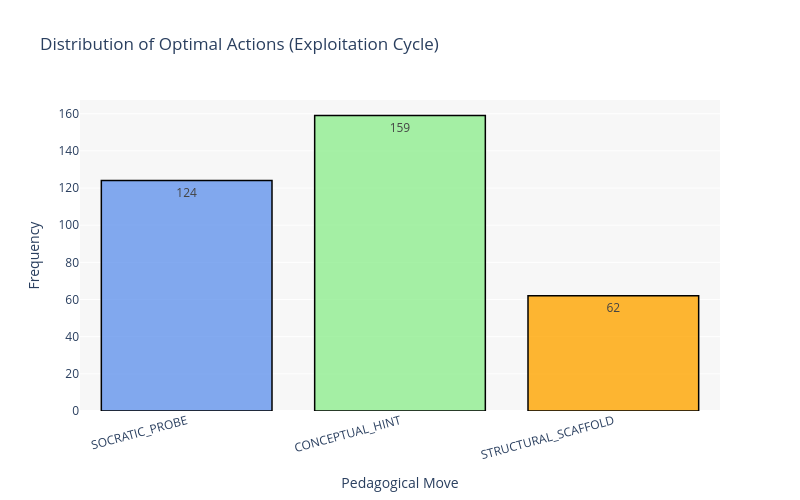

The cell this chart's notebook holds for it:
### Markdown cell above
# Graph 10.2: Action with Highest Predicted Reward

### Code cell
# Extract best actions from predicted rewards
pred_columns = ['pred_reward_SOCRATIC_PROBE', 'pred_reward_CONCEPTUAL_HINT', 'pred_reward_STRUCTURAL_SCAFFOLD']
df_with_preds = df_memory[pred_columns].dropna()

if len(df_with_preds) > 0:
    # Find which action had the highest predicted reward for each row
    best_actions = df_with_preds.idxmax(axis=1).str.replace('pred_reward_', '')
    best_action_counts = best_actions.value_counts()
    best_action_counts = best_action_counts.reindex([a for a in action_order if a in best_action_counts.index])
    
    # Create visualization
    fig = go.Figure(data=[
        go.Bar(
            x=best_action_counts.index,
            y=best_action_counts.values,
            marker=dict(
                color=[action_colors.get(action, 'gray') for action in best_action_counts.index],
                line=dict(color='black', width=1.5)
            ),
            text=best_action_counts.values,
            textposition='auto',
            hovertemplate='<b>%{x}</b><br>Count: %{y}<extra></extra>'
        )
    ])
    
    fig.update_layout(
        title="Distribution of Optimal Actions (Exploitation Cycle)",
        xaxis_title="Pedagogical Move",
        yaxis_title="Frequency",
        plot_bgcolor='rgba(240, 240, 240, 0.5)',
        height=500,
        width=800,
        font=dict(size=12),
        showlegend=False,
        xaxis=dict(tickangle=-15)
    )
    
    fig.show()
    
    # Print statistics
    print(f"\nHighest Predicted Reward Action Statistics:")
    print(f"Rows with predictions: {len(df_with_preds)}")
    print(f"\nCounts:")
    for action, count in best_action_counts.items():
        pct = (count / best_action_counts.sum()) * 100
        print(f"  {action}: {count} ({pct:.1f}%)")
else:
    print("No rows with predicted rewards found")

### Figure 1 — Plotly figure (JSON) as saved in the notebook; plotly's stock layout.template omitted (floating-point values rounded to 4 significant figures)
{"data": [{"hovertemplate": "<b>%{x}</b><br>Count: %{y}<extra></extra>", "marker": {"color": ["rgba(100, 149, 237, 0.8)", "rgba(144, 238, 144, 0.8)", "rgba(255, 165, 0, 0.8)"], "line": {"color": "black", "width": 1.5}}, "text": [124.0, 159.0, 62.0], "textposition": "auto", "type": "bar", "x": ["SOCRATIC_PROBE", "CONCEPTUAL_HINT", "STRUCTURAL_SCAFFOLD"], "y": [124, 159, 62]}], "layout": {"font": {"size": 12}, "height": 500, "plot_bgcolor": "rgba(240, 240, 240, 0.5)", "showlegend": false, "title": {"text": "Distribution of Optimal Actions (Exploitation Cycle)"}, "width": 800, "xaxis": {"tickangle": -15, "title": {"text": "Pedagogical Move"}}, "yaxis": {"title": {"text": "Frequency"}}}}
